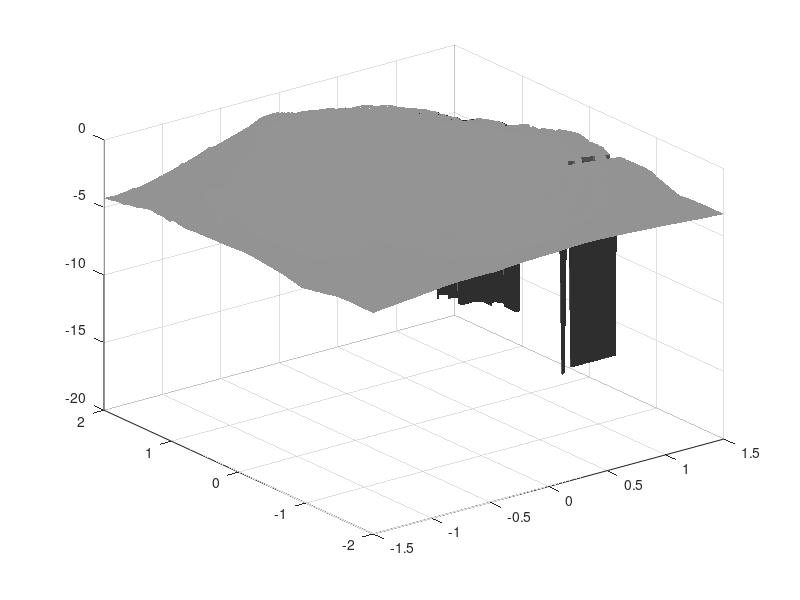

The MATLAB source for this figure: (Note: this script raises an error after producing the figure.)
load op_neumannf.txt
Z1 = op_neumannf(:,3);
z2 = reshape(Z1,[200,200]);

x = linspace(-1.5,1.5,200);
y = linspace(-2,2,200);

figure(1)
%z2 = peaks(300);
surf(x,y,z2,'EdgeColor','none')

%colormap gray
colormap ([0.5 0.5 0.5]);
material dull;
%material ([0 1 0.1]);
%set(gca,'visible','off')
grid on;
set(gca,'color','black')
%set(gcf,'color','black')
light('Position',[0 0 100],'Style','local')
lighting phong
axis equal tight;
xlabel('x');
ylabel('y');
zlabel('u(x,y)\rightarrow');
%title('Reconstructed Mozart');

axis([-1.5,1.5,-2,2,-1.7,0]);